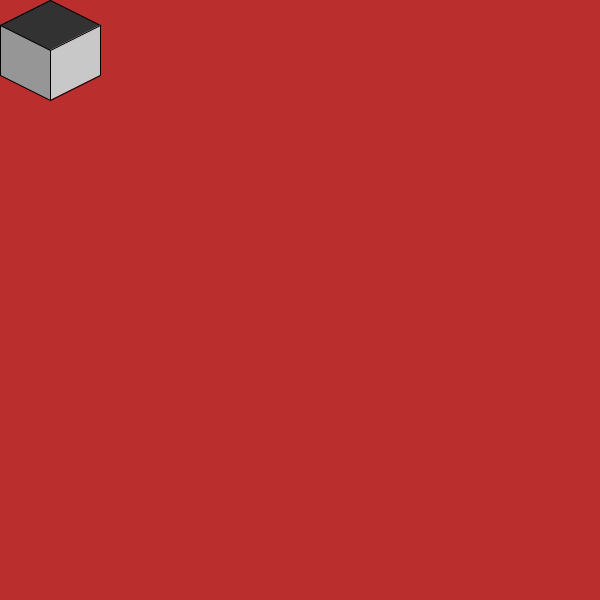
Frame 1 (no input)
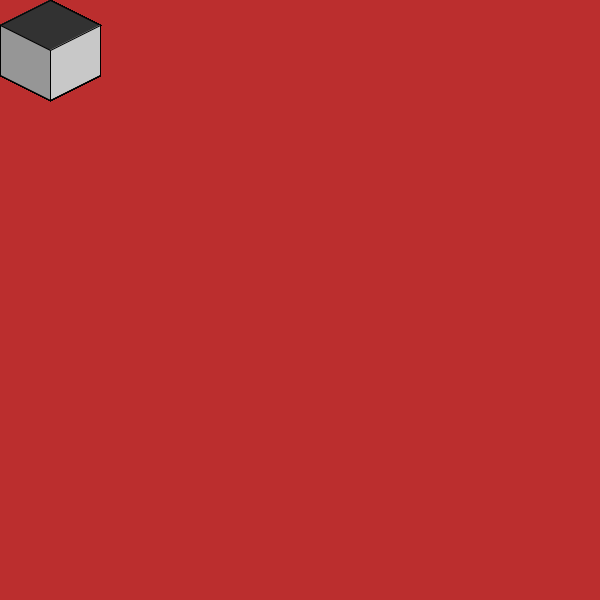
Frame 60 (the mouse pressed at the canvas centre just before this capture)
Frame 120 (the mouse held since frame 60 and released just before this capture): identical to frame 60, image omitted

The Processing sketch that drew these frames (run headless with seeded random() and noise(); from frame 60 on, the mouse is pressed at the canvas centre):

// Processing sketch: prova01
// ── prova01.pde
//MAMI
//Josué
int x = 50, y = 50, altura = 50;

void setup(){
  size(600,600);
  background(187,46,46);
}

void draw(){
  cuboKoffka(x, y);
}

void cuboKoffka(int x, int y){
  fill(50);
  quad( x, y, x-altura, y - altura/2, x, y - altura, x + altura ,y - altura/2 );
  fill(150);
  quad( x, y, x, y + altura, x - altura, y + altura/2, x - altura ,y - altura/2 );
  fill(200);
  quad( x, y, x, y + altura, x + altura, y + altura/2, x + altura ,y - altura/2 );
}
void keyPressed(){
  switch(keyCode){
    case RIGHT:
      x += altura*2;
      cuboKoffka(x, y);
      break;
    case DOWN:
      y += altura*3/2;
      x += altura;
      cuboKoffka(x, y);
      break;
    case LEFT:
      y += altura*3/2;
      x -= altura;
      cuboKoffka(x, y);
      break;
    case 38:
      y -= altura*3/2;
      x += altura;
      cuboKoffka(x, y);
      break;
  }
  println(TOP);
}
